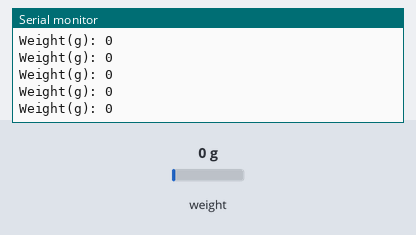
A sketch run on a simulated ESP8266 (NodeMCU). Shown: the last lines printed to the serial monitor. Inputs (shaded band) come from the test bench; at power-on: weight on the scale 0 g. EEPROM starts erased.

Above: at 3.6 s.
3.7 s: weight on the scale set to 100 g
At 4.7 s:
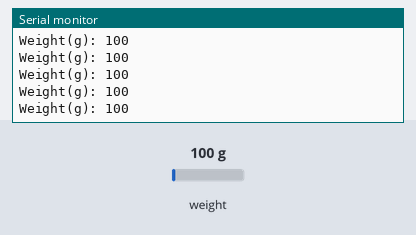
5.2 s: weight on the scale set to 1250 g
At 5.9 s:
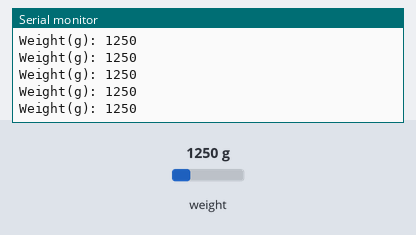
Timing chart, 0 to 8.2 s (numbered marks = the images above; inputs shaded):
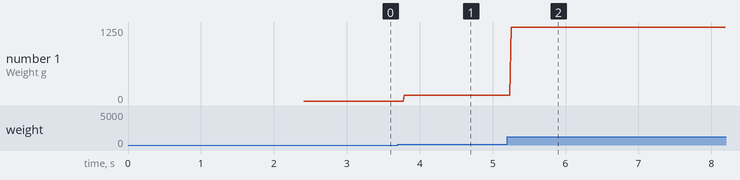

The sketch:

loadcell.ino
```cpp
// (licence header left out)
#include <LiquidCrystal_I2C.h>// include the library code
#include <HX711_ADC.h>
#if defined(ESP8266)|| defined(ESP32) || defined(AVR)
#include <EEPROM.h>
#endif
LiquidCrystal_I2C lcd(0x27,16,2);  // set the LCD address and the number of columns and rows

//pins:
const int HX711_dout = 4; //mcu > HX711 dout pin
const int HX711_sck = 5; //mcu > HX711 sck pin

//HX711 constructor:
HX711_ADC LoadCell(HX711_dout, HX711_sck);

const int calVal_eepromAdress = 0;
unsigned long t = 0;

void setup() {
    // set up the LCD's number of columns and rows:
  Serial.begin(9600); delay(10);
  Serial.println();
  Serial.println("Starting...");

  LoadCell.begin();
  //LoadCell.setReverseOutput(); //uncomment to turn a negative output value to positive
  float calibrationValue; // calibration value (see example file "Calibration.ino")
  calibrationValue = 409.68; // uncomment this if you want to set the calibration value in the sketch
#if defined(ESP8266)|| defined(ESP32)
  EEPROM.begin(512); // uncomment this if you use ESP8266/ESP32 and want to fetch the calibration value from eeprom
#endif
  EEPROM.get(calVal_eepromAdress, calibrationValue); // uncomment this if you want to fetch the calibration value from eeprom

  unsigned long stabilizingtime = 2000; // preciscion right after power-up can be improved by adding a few seconds of stabilizing time
  boolean _tare = true; //set this to false if you don't want tare to be performed in the next step
  LoadCell.start(stabilizingtime, _tare);
  if (LoadCell.getTareTimeoutFlag()) {
    Serial.println("Timeout, check MCU>HX711 wiring and pin designations");
    while (1);
  }
  else {
    LoadCell.setCalFactor(calibrationValue); // set calibration value (float)
    Serial.println("Startup is complete");
  }
}

void loop() {
  static boolean newDataReady = 0;
  const int serialPrintInterval = 0; //increase value to slow down serial print activity

  // check for new data/start next conversion:
  if (LoadCell.update()) newDataReady = true;
    float i = LoadCell.getData();
    Serial.println("Weight(g): " + String(int(i)));
    delay(15);

}
```

Measured:
- after the input at 3.7 s, the serial monitor: prints a new line after 0.09 s (image 1)
- after the input at 5.2 s, the serial monitor: prints a new line after 0.05 s (image 2)
- plotted number 1: 0 → 100 after the input at 3.7 s, 100 → 1250 after the input at 5.2 s
